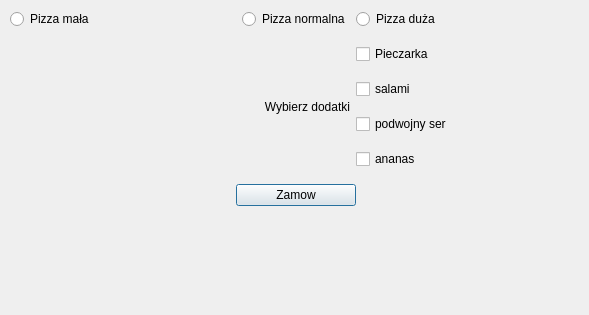
<?xml version="1.0" encoding="UTF-8"?>
<ui version="4.0">
 <class>Dialog</class>
 <widget class="QDialog" name="Dialog">
  <property name="geometry">
   <rect>
    <x>0</x>
    <y>0</y>
    <width>589</width>
    <height>315</height>
   </rect>
  </property>
  <property name="windowTitle">
   <string>Dialog</string>
  </property>
  <widget class="QWidget" name="gridLayoutWidget">
   <property name="geometry">
    <rect>
     <x>10</x>
     <y>0</y>
     <width>571</width>
     <height>311</height>
    </rect>
   </property>
   <layout class="QGridLayout" name="gridLayout">
    <item row="5" column="4">
     <spacer name="horizontalSpacer">
      <property name="orientation">
       <enum>Qt::Horizontal</enum>
      </property>
      <property name="sizeHint" stdset="0">
       <size>
        <width>40</width>
        <height>20</height>
       </size>
      </property>
     </spacer>
    </item>
    <item row="0" column="2">
     <widget class="QRadioButton" name="normal">
      <property name="text">
       <string>Pizza normalna</string>
      </property>
     </widget>
    </item>
    <item row="4" column="3" colspan="2">
     <widget class="QCheckBox" name="pineappleBox">
      <property name="text">
       <string>ananas</string>
      </property>
      <property name="checkable">
       <bool>false</bool>
      </property>
     </widget>
    </item>
    <item row="1" column="3" colspan="2">
     <widget class="QCheckBox" name="mushroomBox">
      <property name="text">
       <string>Pieczarka</string>
      </property>
     </widget>
    </item>
    <item row="5" column="0">
     <spacer name="horizontalSpacer_2">
      <property name="orientation">
       <enum>Qt::Horizontal</enum>
      </property>
      <property name="sizeHint" stdset="0">
       <size>
        <width>40</width>
        <height>20</height>
       </size>
      </property>
     </spacer>
    </item>
    <item row="1" column="0" rowspan="4" colspan="3">
     <widget class="QLabel" name="label">
      <property name="text">
       <string>Wybierz dodatki</string>
      </property>
      <property name="alignment">
       <set>Qt::AlignRight|Qt::AlignTrailing|Qt::AlignVCenter</set>
      </property>
     </widget>
    </item>
    <item row="3" column="3" colspan="2">
     <widget class="QCheckBox" name="doublecheeseBox">
      <property name="text">
       <string>podwojny ser</string>
      </property>
     </widget>
    </item>
    <item row="0" column="3" colspan="2">
     <widget class="QRadioButton" name="big">
      <property name="text">
       <string>Pizza duża</string>
      </property>
     </widget>
    </item>
    <item row="2" column="3" colspan="2">
     <widget class="QCheckBox" name="salamiBox">
      <property name="text">
       <string>salami</string>
      </property>
     </widget>
    </item>
    <item row="6" column="0" colspan="5">
     <widget class="QLabel" name="result">
      <property name="maximumSize">
       <size>
        <width>16777215</width>
        <height>80</height>
       </size>
      </property>
      <property name="text">
       <string/>
      </property>
     </widget>
    </item>
    <item row="5" column="1" colspan="3">
     <widget class="QPushButton" name="orderButton">
      <property name="maximumSize">
       <size>
        <width>150</width>
        <height>16777215</height>
       </size>
      </property>
      <property name="text">
       <string>Zamow</string>
      </property>
     </widget>
    </item>
    <item row="0" column="0" colspan="2">
     <widget class="QRadioButton" name="small">
      <property name="layoutDirection">
       <enum>Qt::LeftToRight</enum>
      </property>
      <property name="text">
       <string>Pizza mała</string>
      </property>
     </widget>
    </item>
   </layout>
  </widget>
 </widget>
 <resources/>
 <connections/>
</ui>
